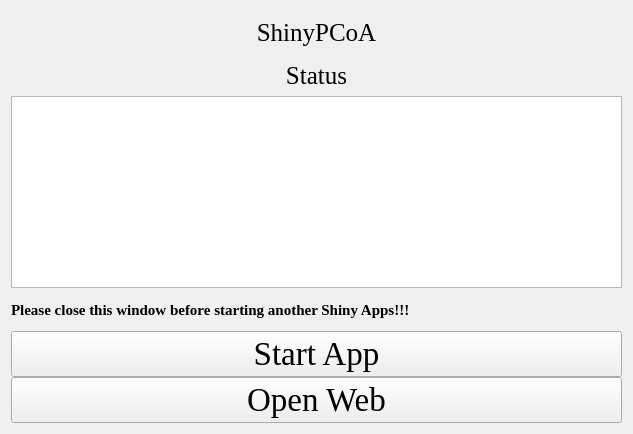
<?xml version="1.0" encoding="UTF-8"?>
<ui version="4.0">
 <class>Form</class>
 <widget class="QWidget" name="Form">
  <property name="geometry">
   <rect>
    <x>0</x>
    <y>0</y>
    <width>633</width>
    <height>434</height>
   </rect>
  </property>
  <property name="windowTitle">
   <string>Form</string>
  </property>
  <property name="styleSheet">
   <string notr="true">background-image: url(D:/tools/Pycharm/pyqt/logo/green_back.png);</string>
  </property>
  <layout class="QGridLayout" name="gridLayout_4">
   <property name="verticalSpacing">
    <number>0</number>
   </property>
   <item row="0" column="0">
    <layout class="QGridLayout" name="gridLayout_5">
     <property name="verticalSpacing">
      <number>0</number>
     </property>
     <item row="0" column="0" colspan="3">
      <widget class="QLabel" name="label">
       <property name="font">
        <font>
         <family>Times New Roman</family>
         <pointsize>19</pointsize>
        </font>
       </property>
       <property name="text">
        <string>ShinyPCoA</string>
       </property>
       <property name="alignment">
        <set>Qt::AlignCenter</set>
       </property>
      </widget>
     </item>
     <item row="3" column="0" colspan="3">
      <widget class="QLabel" name="label_4">
       <property name="font">
        <font>
         <family>Times New Roman</family>
         <pointsize>19</pointsize>
        </font>
       </property>
       <property name="text">
        <string>Status</string>
       </property>
       <property name="alignment">
        <set>Qt::AlignCenter</set>
       </property>
      </widget>
     </item>
     <item row="5" column="0" rowspan="2" colspan="3">
      <widget class="QTextBrowser" name="textBrowser">
       <property name="styleSheet">
        <string notr="true">background-image: url(D:/Documents/Desktop/white.png)</string>
       </property>
      </widget>
     </item>
     <item row="7" column="0" colspan="3">
      <widget class="QLabel" name="label_3">
       <property name="font">
        <font>
         <family>Times New Roman</family>
         <pointsize>11</pointsize>
         <weight>75</weight>
         <bold>true</bold>
        </font>
       </property>
       <property name="text">
        <string>Please close this window before starting another Shiny Apps!!!</string>
       </property>
      </widget>
     </item>
     <item row="8" column="0" colspan="3">
      <widget class="QPushButton" name="pushButton">
       <property name="font">
        <font>
         <family>Times New Roman</family>
         <pointsize>25</pointsize>
        </font>
       </property>
       <property name="text">
        <string>Start App</string>
       </property>
      </widget>
     </item>
     <item row="9" column="0" colspan="3">
      <widget class="QPushButton" name="pushButton_2">
       <property name="font">
        <font>
         <family>Times New Roman</family>
         <pointsize>25</pointsize>
        </font>
       </property>
       <property name="text">
        <string>Open Web</string>
       </property>
      </widget>
     </item>
    </layout>
   </item>
  </layout>
 </widget>
 <resources/>
 <connections/>
</ui>
